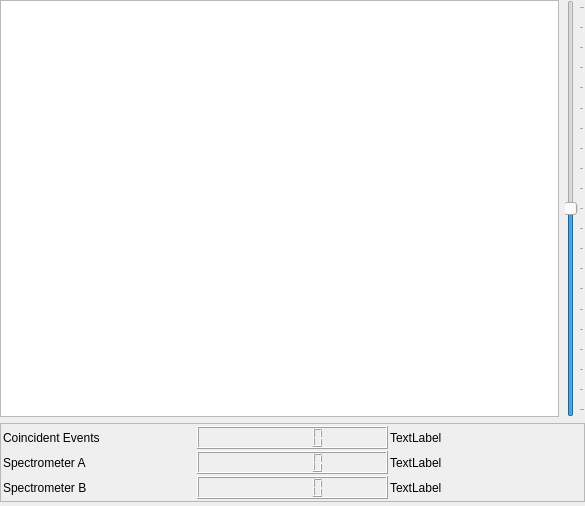
<?xml version="1.0" encoding="UTF-8"?>
<ui version="4.0">
 <class>MainWindow</class>
 <widget class="QMainWindow" name="MainWindow">
  <property name="geometry">
   <rect>
    <x>0</x>
    <y>0</y>
    <width>585</width>
    <height>506</height>
   </rect>
  </property>
  <property name="windowTitle">
   <string>MainWindow</string>
  </property>
  <widget class="QWidget" name="centralwidget">
   <layout class="QGridLayout" name="gridLayout_2">
    <property name="leftMargin">
     <number>0</number>
    </property>
    <property name="topMargin">
     <number>0</number>
    </property>
    <property name="rightMargin">
     <number>0</number>
    </property>
    <property name="bottomMargin">
     <number>4</number>
    </property>
    <item row="1" column="0" colspan="2">
     <widget class="QFrame" name="frame">
      <property name="sizePolicy">
       <sizepolicy hsizetype="Preferred" vsizetype="Maximum">
        <horstretch>0</horstretch>
        <verstretch>0</verstretch>
       </sizepolicy>
      </property>
      <property name="frameShape">
       <enum>QFrame::StyledPanel</enum>
      </property>
      <property name="frameShadow">
       <enum>QFrame::Raised</enum>
      </property>
      <layout class="QGridLayout" name="gridLayout">
       <property name="margin">
        <number>2</number>
       </property>
       <property name="spacing">
        <number>2</number>
       </property>
       <item row="1" column="0">
        <widget class="QLabel" name="label">
         <property name="text">
          <string>Spectrometer A</string>
         </property>
        </widget>
       </item>
       <item row="0" column="0">
        <widget class="QLabel" name="label_3">
         <property name="text">
          <string>Coincident Events</string>
         </property>
        </widget>
       </item>
       <item row="2" column="0">
        <widget class="QLabel" name="label_2">
         <property name="text">
          <string>Spectrometer B</string>
         </property>
        </widget>
       </item>
       <item row="0" column="2">
        <widget class="QLabel" name="labelC">
         <property name="text">
          <string>TextLabel</string>
         </property>
        </widget>
       </item>
       <item row="2" column="1">
        <widget class="QLCDNumber" name="countB">
         <property name="font">
          <font>
           <pointsize>16</pointsize>
          </font>
         </property>
         <property name="digitCount">
          <number>6</number>
         </property>
        </widget>
       </item>
       <item row="1" column="1">
        <widget class="QLCDNumber" name="countA">
         <property name="font">
          <font>
           <pointsize>16</pointsize>
           <italic>true</italic>
          </font>
         </property>
         <property name="digitCount">
          <number>6</number>
         </property>
        </widget>
       </item>
       <item row="1" column="2">
        <widget class="QLabel" name="labelA">
         <property name="text">
          <string>TextLabel</string>
         </property>
        </widget>
       </item>
       <item row="2" column="2">
        <widget class="QLabel" name="labelB">
         <property name="text">
          <string>TextLabel</string>
         </property>
        </widget>
       </item>
       <item row="0" column="1">
        <widget class="QLCDNumber" name="countC">
         <property name="font">
          <font>
           <pointsize>16</pointsize>
           <italic>true</italic>
          </font>
         </property>
         <property name="digitCount">
          <number>6</number>
         </property>
        </widget>
       </item>
      </layout>
     </widget>
    </item>
    <item row="0" column="1">
     <widget class="QSlider" name="scaleZSlider">
      <property name="minimum">
       <number>-1000</number>
      </property>
      <property name="maximum">
       <number>1000</number>
      </property>
      <property name="singleStep">
       <number>1</number>
      </property>
      <property name="pageStep">
       <number>100</number>
      </property>
      <property name="value">
       <number>0</number>
      </property>
      <property name="orientation">
       <enum>Qt::Vertical</enum>
      </property>
      <property name="tickPosition">
       <enum>QSlider::TicksBelow</enum>
      </property>
     </widget>
    </item>
    <item row="0" column="0">
     <widget class="GLViewWidget" name="plotView"/>
    </item>
   </layout>
  </widget>
 </widget>
 <customwidgets>
  <customwidget>
   <class>GLViewWidget</class>
   <extends>QGraphicsView</extends>
   <header location="global">pyqtgraph.opengl</header>
  </customwidget>
 </customwidgets>
 <resources/>
 <connections>
  <connection>
   <sender>scaleZSlider</sender>
   <signal>valueChanged(int)</signal>
   <receiver>MainWindow</receiver>
   <slot>scaleZ(int)</slot>
   <hints>
    <hint type="sourcelabel">
     <x>572</x>
     <y>224</y>
    </hint>
    <hint type="destinationlabel">
     <x>593</x>
     <y>235</y>
    </hint>
   </hints>
  </connection>
 </connections>
 <slots>
  <slot>setShader(QString)</slot>
  <slot>setColormap(QString)</slot>
  <slot>setPositionLeft(int)</slot>
  <slot>setPositionRight(int)</slot>
  <slot>scaleZ(int)</slot>
 </slots>
</ui>
